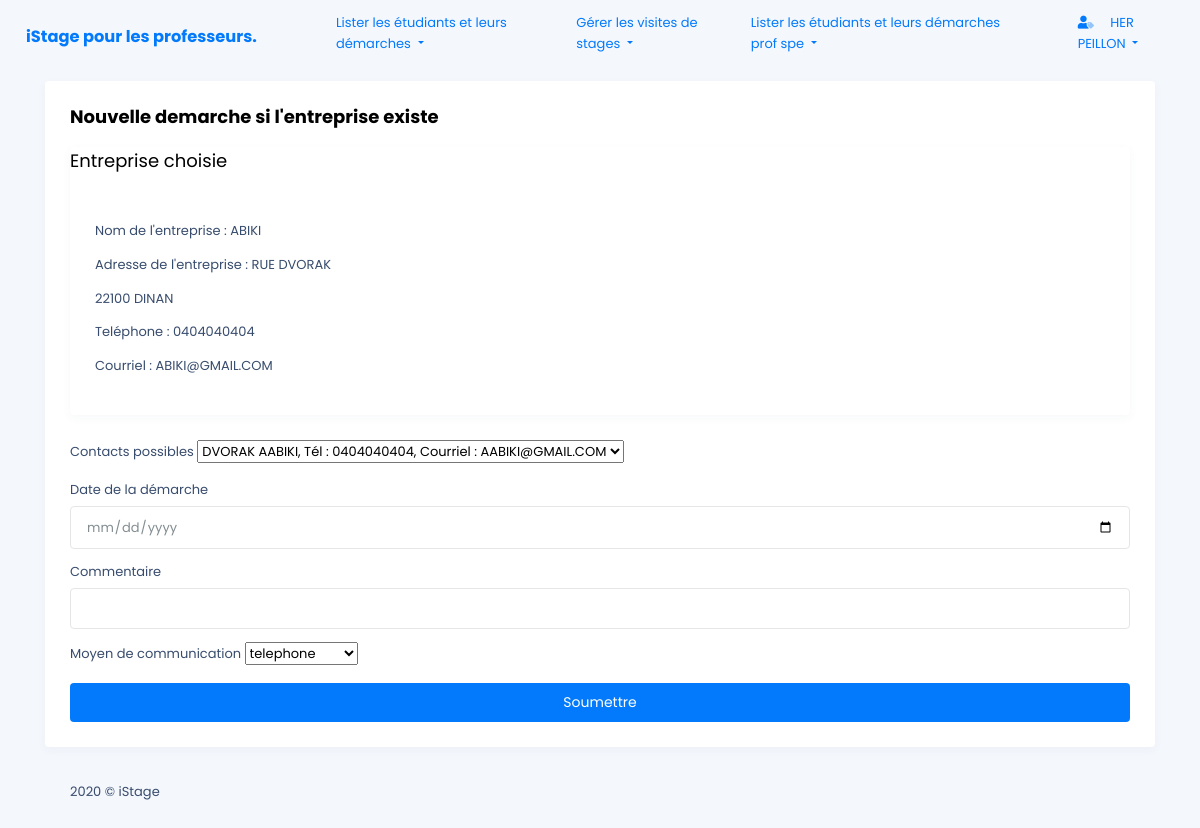
The app's page /front_end/creer_demarche.php?id=4 (signed in) with its own data.
### tables this page shows
CREATE TABLE IF NOT EXISTS ENTREPRISE
 (
   ID_ENTREPRISE SMALLINT AUTO_INCREMENT ,
   NOM_ENTREPRISE CHAR(32) NOT NULL  ,
   ADRESSE_ENTREPRISE CHAR(255) NOT NULL  ,
   CP_ENTREPRISE CHAR(5) NOT NULL  ,
   VILLE_ENTREPRISE CHAR(32) NOT NULL  ,
   TEL_ENTREPRISE CHAR(10) NOT NULL  ,
   EMAIL_ENTREPRISE CHAR(32) NOT NULL  ,
   REFUS_ANNEESIO1 BOOLEAN NOT NULL  ,
   REFUS_ANNEE_SIO2 BOOLEAN NOT NULL  
   , PRIMARY KEY (ID_ENTREPRISE) 
 );

### back_end/recherche_entreprise.php (called while the page is built)
<?php
$id= $_GET['id'];
$stmt = $db->prepare(
    "SELECT  NOM_ENTREPRISE,ADRESSE_ENTREPRISE, CP_ENTREPRISE,
       VILLE_ENTREPRISE,TEL_ENTREPRISE,EMAIL_ENTREPRISE,REFUS_ANNEESIO1
       FROM entreprise
       WHERE ENTREPRISE.ID_ENTREPRISE=:id;"
);
$stmt->bindValue(':id', $id, PDO::PARAM_INT);
$stmt->execute();
$entreprise = $stmt->fetch(PDO::FETCH_BOTH);
$stmt = $db->prepare(
    "SELECT  ID_SALARIE,NOM_SALARIE,PRENOM_SALARIE,TEL_SALARIE,EMAIL_SALARIE
      FROM salarie INNER JOIN entreprise
          ON SALARIE.ID_ENTREPRISE=ENTREPRISE.ID_ENTREPRISE
      WHERE ENTREPRISE.ID_ENTREPRISE=:id;"
);
$stmt->bindValue(':id', $id, PDO::PARAM_INT);
$stmt->execute();
$contacts = $stmt->fetchAll(PDO::FETCH_BOTH);
$stmt = $db->prepare("SELECT  ID_MOYEN,LIBELLE_MOYEN  FROM moyencom;");
$stmt->execute();
$moyens = $stmt->fetchAll(PDO::FETCH_BOTH);
?>

### front_end/creer_demarche.php (the view, shortened to what this page needs)
<!DOCTYPE html>
<html lang="en">
<?php
    include_once '../includes/header.php';
    include_once '../back_end/recherche_entreprise.php';
?>
<body>
<?php
    include_once '../includes/barnav.php';
?>
    <div class="lime-container">
        <div class="lime-body">
            <div class="container">
                <div class="row">
                    <div class="col-md-12">
                        <div class="card">
                            <div class="card-body">
                                <h5 class="card-title">Nouvelle demarche si l'entreprise existe</h5>
                                <div class="card">
                                  <p class="card-title">Entreprise choisie</p>
                                    <div class="card-body">
                                    <p class="card-text">Nom de l'entreprise : <?php echo $entreprise['NOM_ENTREPRISE'];?></p>
                                    <p class="card-text">Adresse de l'entreprise : <?php echo $entreprise['ADRESSE_ENTREPRISE'];?></p>
                                    <p class="card-text"><?php echo $entreprise['CP_ENTREPRISE'].' '.$entreprise['VILLE_ENTREPRISE'];?></p>
                                    <p class="card-text">Teléphone : <?php echo $entreprise['TEL_ENTREPRISE'];?></p>
                                    <p class="card-text"> Courriel : <?php echo $entreprise['EMAIL_ENTREPRISE'];?></p>
                                    </div>
                                </div>
                                <form method="POST" id="creer_demarche" name="creer_demarche" class="mt-4">
                                    <div class="form-group">
                                        <label for="contact">Contacts possibles  </label>
                                        <select   name="id_contact" id="id_contact"  required  >
                                        <?php foreach ($contacts as $contact) { ?>
                                             <option value="<?php echo $contact['ID_SALARIE']?>"><?php echo $contact['PRENOM_SALARIE'].' '.$contact['NOM_SALARIE'].', Tél :  '.$contact['TEL_SALARIE'].', Courriel :  '.$contact['EMAIL_SALARIE'] ?></option>
                                           <?php } ?>
                                        </select>
                                    </div>
                                    <div class="form-group">
                                        <label for="date">Date de la démarche</label>
                                        <input type="date" class="form-control " id="date_dem"  name="date_dem"  required >
                                    </div>
                                    <div class="form-group">
                                        <label for="comment">Commentaire </label>
                                        <input type="text" class="form-control " id="comment"  name="comment"  required>
                                    </div>
                                    <div class="form-group">
                                        <label for="moyen">Moyen de communication</label>
                                        <select   name="id_moyen" id="moyen_com" required>
                                           <?php foreach ($moyens as $moyen) { ?>
                                             <option value="<?php echo $moyen['ID_MOYEN']?>"><?php echo $moyen['LIBELLE_MOYEN']?></option>
                                           <?php } ?>
                                        </select>
                                    </div>
                                    <div class="mt-3">
                                        <button type="submit" name="creer_demarche" id="creer_demarche"
                                            class="btn btn-block btn-primary btn-lg">Soumettre</button>
                                    </div>
                                </form>
                            </div>
                        </div>
                    </div>
                </div>
            </div>
        </div>
        <div class="lime-footer">
            <div class="container">
                <div class="row">
                    <div class="col-md-12">
                        <span class="footer-text">2020 © iStage</span>
                    </div>
                </div>
            </div>
        </div>
    </div>
</body>
</html>

### assets/css/custom.css (style rules this page uses)
body { font-size: 1rem; font-family: Roboto, sans-serif; font-weight: initial; line-height: normal; -webkit-font-smoothing: antialiased }
.h1, .h2, .h3, .h4, .h5, .h6, h1, h2, h3, h4, h5, h6 { font-weight: 700 }
label { line-height: 1.3rem }
.h5, h5 { font-size: 1rem }
body, html { overflow-x: hidden; padding-right: 0 !important }
* { box-sizing: border-box }

### records on screen
entreprise: NOM_ENTREPRISE "ABIKI", ADRESSE_ENTREPRISE "RUE DVORAK", CP_ENTREPRISE "22100", VILLE_ENTREPRISE "DINAN", TEL_ENTREPRISE "0404040404", EMAIL_ENTREPRISE "ABIKI@GMAIL.COM"

### other values on screen
$_SESSION['prenom'] "HER"
$_SESSION['nom'] "PEILLON"
form field id_contact "DVORAK AABIKI, Tél : 0404040404, Courriel : AABIKI@GMAIL.COM"
form field id_moyen "telephone"
